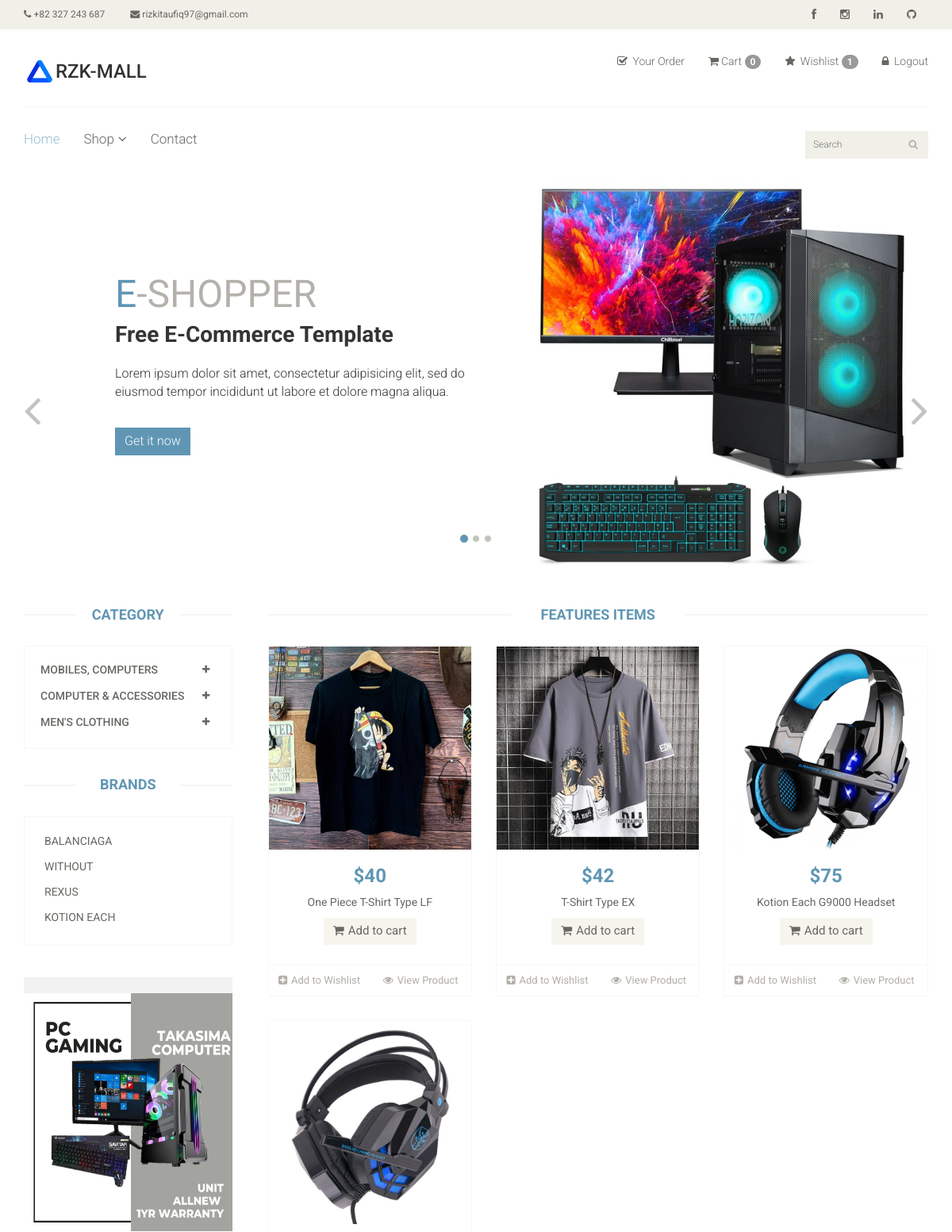
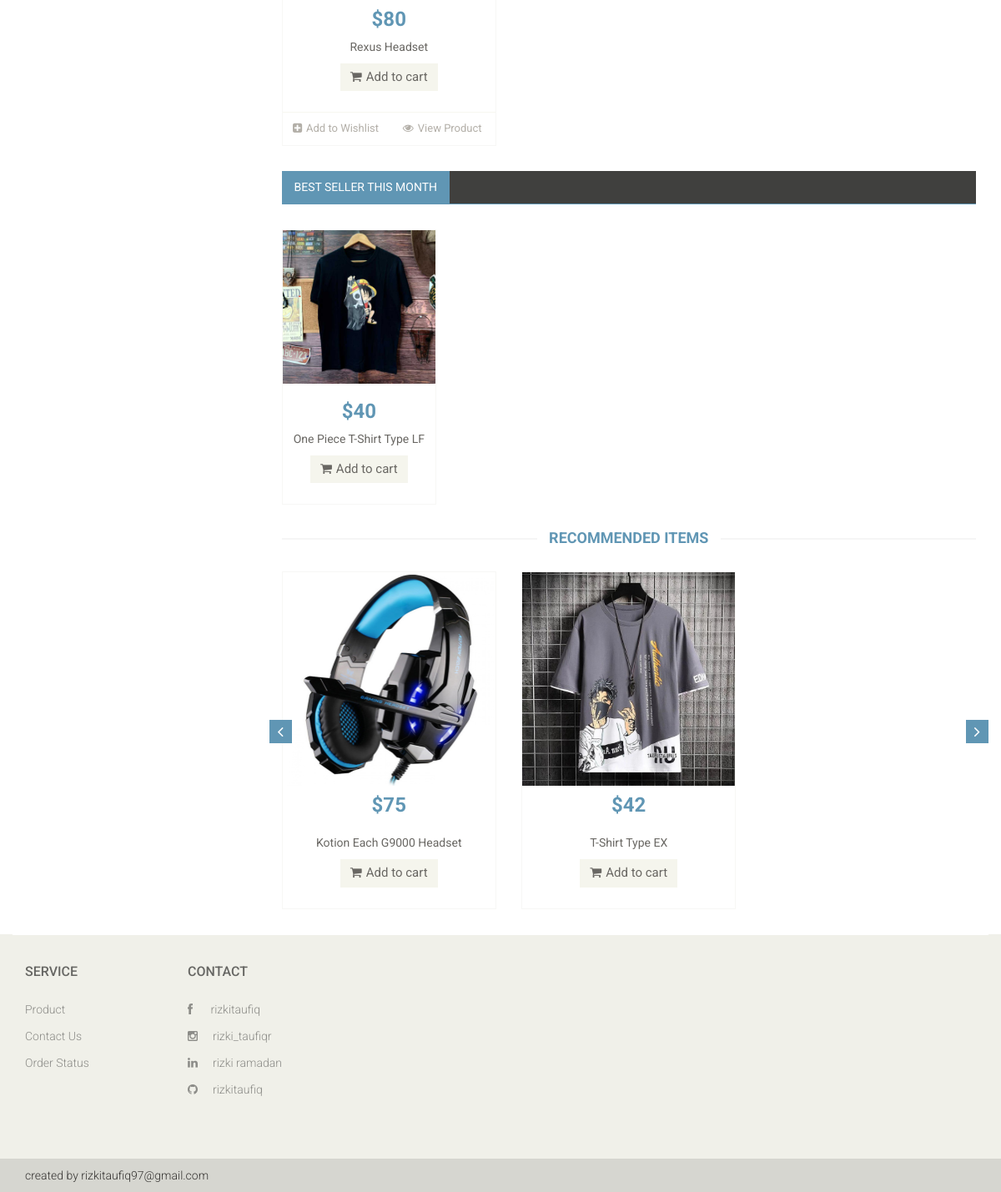
The app's page / (signed in) with its own data (2 pictures, top to bottom).
### app/models.py (models this page shows, shortened)
class Category(models.Model):
    name = models.CharField(max_length = 150)

class Brand(models.Model):
    name    = models.CharField(max_length = 150)

class Product(models.Model):
    availability = (('In Stock','In Stock'),('Out of Stock','Out of Stock'))
    status       = (('Recommended','Recommended'),('Best Seller','Best Seller'))
    category     = models.ForeignKey(Category, on_delete = models.CASCADE, null = False, default = '')
    sub_category = models.ForeignKey(Sub_Category, on_delete = models.CASCADE, null = False, default = '')
    brand        = models.ForeignKey(Brand, on_delete = models.CASCADE, null = True)
    image        = models.ImageField(upload_to='ecommerce/ping')
    name         = models.CharField(max_length = 100)
    price        = models.IntegerField()
    availability = models.CharField(choices = availability, null = True, max_length = 100)
    status       = models.CharField(choices =  status, null = True, max_length = 100)
    date         = models.DateField(auto_now_add = True)

### ecom/views.py (the view)
# urls.py: path('', views.Index, name ='index'),
def Index(request):
    category   = Category.objects.all()
    brand      = Brand.objects.all()
    categoryID = request.GET.get('category')
    brandID    = request.GET.get('brand')
    uid     = request.session.get('_auth_user_id')
    user    = User.objects.get(pk = uid)
    wishlist_count = Wishlist.objects.filter(user=user).count()
    if categoryID:
        product     = Product.objects.filter(sub_Category=categoryID).order_by('-id')
    elif brandID:
        product     = Product.objects.filter(brand=brandID).order_by('-id')
    else:
        product     = Product.objects.all()
    bestseller  = Product.objects.filter(status='Best Seller').order_by('-id')
    recommended = Product.objects.filter(status='Recommended').order_by('-id')
    context = {
        'wishlist_count' : wishlist_count,
        'category'   : category,
        'product'    : product,
        'brand'      : brand,
        'bestseller' : bestseller,
        'recommended': recommended,
    }
    return render(request, 'index.html', context)

### templates/index.html (shortened to what this page needs)
{% extends "master.html" %}
{% block body %}
<section id="slider">
    <div class="container">
        <div class="row">
            <div class="col-sm-12">
                <div id="slider-carousel" class="carousel slide" data-ride="carousel">
                    <ol class="carousel-indicators">
                        <li data-target="#slider-carousel" data-slide-to="0" class="active"></li>
                        <li data-target="#slider-carousel" data-slide-to="1"></li>
                        <li data-target="#slider-carousel" data-slide-to="2"></li>
                    </ol>
                    <div class="carousel-inner">
                        <div class="item active">
                            <div class="col-sm-6">
                                <h1><span>E</span>-SHOPPER</h1>
                                <h2>Free E-Commerce Template</h2>
                                <p>Lorem ipsum dolor sit amet, consectetur adipisicing elit, sed do eiusmod tempor incididunt ut labore et dolore magna aliqua. </p>
                                <button type="button" class="btn btn-default get">Get it now</button>
                            </div>
                            <div class="col-sm-6">
                                <img src="/static/images/home/computer/pc_gaming3.jpg" class="girl img-responsive" alt="" />
                            </div>
                        </div>
                    </div>
                    <a href="#slider-carousel" class="left control-carousel hidden-xs" data-slide="prev">
                        <i class="fa fa-angle-left"></i>
                    </a>
                    <a href="#slider-carousel" class="right control-carousel hidden-xs" data-slide="next">
                        <i class="fa fa-angle-right"></i>
                    </a>
                </div>
            </div>
        </div>
    </div>
</section>
<section>
    <div class="container">
        <div class="row">
            <div class="col-sm-3">
                <div class="left-sidebar">
                    <h2>Category</h2>
                    <div class="panel-group category-products" id="accordian">
                        {% for cat in category %}
                        <div class="panel panel-default">
                            <div class="panel-heading">
                                <h4 class="panel-title">
                                    <a data-toggle="collapse" data-parent="#accordian" href="#{{ cat.id }}">
                                        <span class="badge pull-right"><i class="fa fa-plus"></i></span>
                                        {{ cat.name }}
                                    </a>
                                </h4>
                            </div>
                        </div>
                        {% endfor %}
                    </div>
                    <div class="brands_products">
                        <h2>Brands</h2>
                        <div class="brands-name">
                            <ul class="nav nav-pills nav-stacked">
                                {% for br in brand %}
                                <li><a href="/?brand={{ br.id }}">{{ br.name }}</a></li>
                                {% endfor %}
                            </ul>
                        </div>
                    </div>
                    <div class="shipping text-center">
                        <img src="/static/images/home/computer/pc_gaming_promo.jfif" alt="" style="width:270px;height:300px" />
                    </div>
                </div>
            </div>
            <div class="col-sm-9 padding-right">
                <div class="features_items">
                    <h2 class="title text-center">Features Items</h2>
                    {% for prod in product %}
                    <div class="col-sm-4">
                        <div class="product-image-wrapper">
                            <div class="single-products">
                                    <div class="productinfo text-center">
                                        <img src="{{ prod.image }}" alt="" />
                                        <h2>${{ prod.price }}</h2>
                                        <p>{{ prod.name }}</p>
                                        <a href="{% url 'cart_add' prod.id %}" class="btn btn-default add-to-cart"><i class="fa fa-shopping-cart"></i>Add to cart</a>
                                    </div>
                                    <div class="product-overlay">
                                        <div class="overlay-content">
                                        </div>
                                    </div>
                            </div>
                            <div class="choose">
                                <ul class="nav nav-pills nav-justified">
                                    <li><a href="{% url 'wishlist_add' prod.id %}"><i class="fa fa-plus-square"></i>Add to Wishlist</a></li>
                                    <li><a href="{{ prod.id }}"><i class="fa fa-eye"></i>View Product</a></li>
                                </ul>
                            </div>
                        </div>
                    </div>
                    {% endfor %}
                </div>
                <div class="category-tab">
                    <div class="col-sm-12">
                        <ul class="nav nav-tabs">
                            <li class="active"><a href="#" data-toggle="tab">Best Seller this month</a></li>
                        </ul>
                    </div>
                    <div class="tab-content">
                        <div class="tab-pane fade active in" id="tshirt" >
                            {% for best in bestseller %}
                            <div class="col-sm-3">
                                <div class="product-image-wrapper">
                                    <div class="single-products">
                                        <div class="productinfo text-center">
                                            <img src="{{ best.image }}" alt="" />
                                            <h2>${{ best.price }}</h2>
                                            <p>{{ best.name }}</p>
                                            <a href="{% url 'cart_add' best.id %}" class="btn btn-default add-to-cart"><i class="fa fa-shopping-cart"></i>Add to cart</a>
                                        </div>
                                    </div>
                                </div>
                            </div>
                            {% endfor %}
                        </div>
                    </div>
                </div>
                <div class="recommended_items">
                    <h2 class="title text-center">recommended items</h2>
                    <div id="recommended-item-carousel" class="carousel slide" data-ride="carousel">
                        <div class="carousel-inner">
                            <div class="item active">
                                {% for recom in recommended %}
                                <div class="col-sm-4">
                                    <div class="product-image-wrapper">
                                        <div class="single-products">
                                            <div class="productinfo text-center">
                                                <img src="{{ recom.image }}" alt="" />
                                                <h2>${{ recom.price }}</h2>
                                                <p>{{ recom.name }}</p>
                                                <a href="{% url 'cart_add' recom.id %}" class="btn btn-default add-to-cart"><i class="fa fa-shopping-cart"></i>Add to cart</a>
                                            </div>
                                        </div>
                                    </div>
                                </div>
                                {% endfor %}
                            </div>
                        </div>
                         <a class="left recommended-item-control" href="#recommended-item-carousel" data-slide="prev">
                            <i class="fa fa-angle-left"></i>
                          </a>
                          <a class="right recommended-item-control" href="#recommended-item-carousel" data-slide="next">
                            <i class="fa fa-angle-right"></i>
                          </a>
                    </div>
                </div>
            </div>
        </div>
    </div>
</section>
{% endblock  %}

### records on screen
Category: name "MOBILES, COMPUTERS"
Category: name "COMPUTER & ACCESSORIES"
Category: name "MEN'S CLOTHING"
Brand: name "BALANCIAGA"
Brand: name "WITHOUT"
Brand: name "REXUS"
Brand: name "KOTION EACH"
Product: image (picture), price "40", name "One Piece T-Shirt Type LF"
Product: image (picture), price "42", name "T-Shirt Type EX"
Product: image (picture), price "75", name "Kotion Each G9000 Headset"
Product: image (picture), price "80", name "Rexus Headset"

### other values on screen
{{ request.session.cart|length }} "0"
{{ wishlist_count }} "1"
